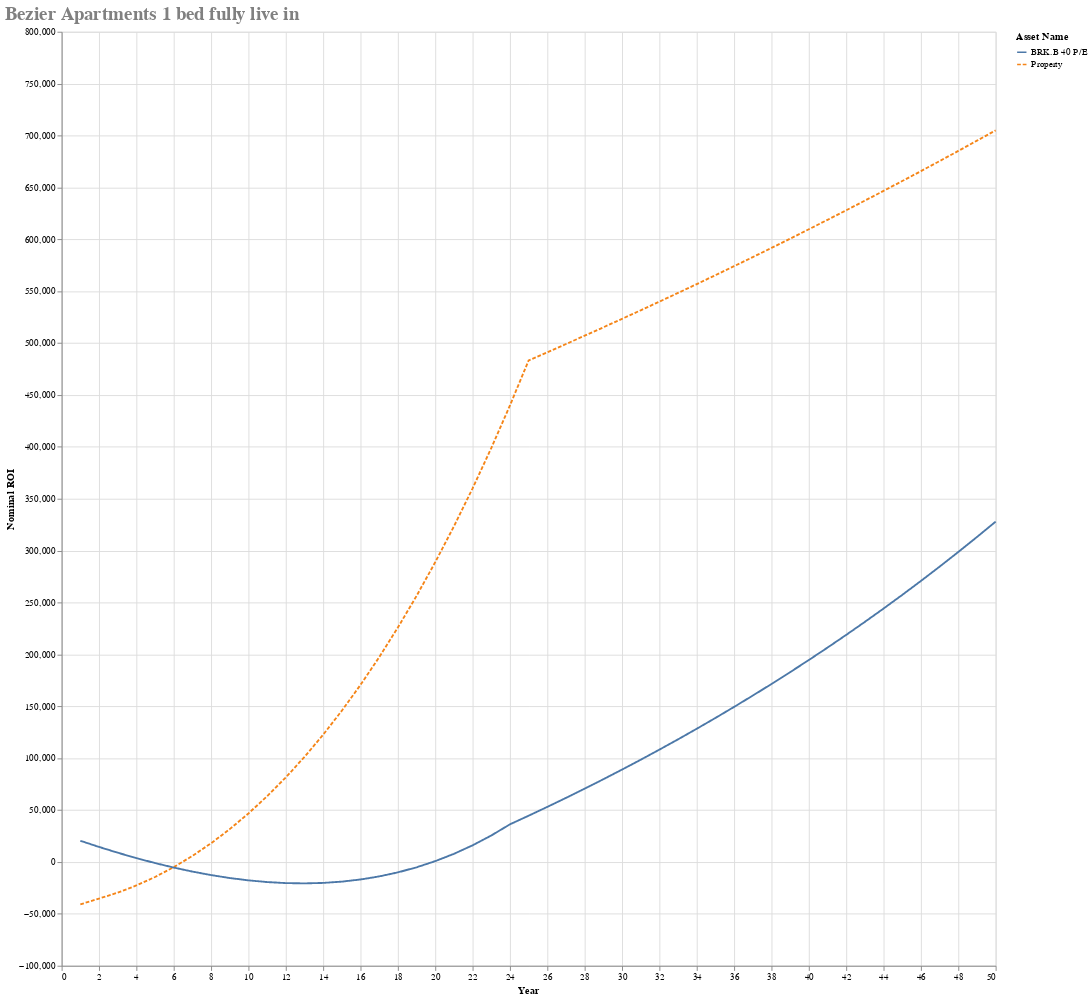

Notebook code for this chart:
### Code cell
# Even here I'd have to live in the property for 4 years for buying it to make sense vs renting it
property_price = 850000
#repayment_mortgage =  RepaymentMortgage(850000*0.75, 25, fixed_interest_rate,
#                             {1 * 12: 0.1, 2 * 12: 0.1, 3 * 12: 0.1, 4 * 12: 0.1, 5 * 12: 1})

repayment_mortgage =  RepaymentMortgage(property_price*0.75, 25, fixed_interest_rate)

asset_name = "Property"
asset_dictionary[asset_name] = LeaseholdProperty(False, property_price,
                                                                                       monthly_gross_rental=0,
                                                                                       rental_tax=0,
                                                                                       months_occupied_out_of_12=8,
                                                                                       agency_percentage=lixing_agency_percentage,
                                                                                       annual_service_charge=7 * 677,
                                                                                       annual_ground_rent=600,
                                                                                       mortgage = repayment_mortgage)
opportunity_cost_property = asset_dictionary[asset_name]
#opportunity_cost_property.will_you_live_in_this = False

yearly_principle_repayments = []
previous_year = opportunity_cost_property.mortgage.total_principle_paid(1)
yearly_principle_repayments.append(previous_year)
for year in range(2, 25):
    current_year = opportunity_cost_property.mortgage.total_principle_paid(year)
    yearly_principle_repayments.append(current_year - previous_year - cost_of_renting_alone*12)
    previous_year = current_year
#print(repayment_mortgage.payment_table)
print(yearly_principle_repayments)
asset_dictionary["BRK.B 40 P/E"] = HLStock(opportunity_cost_property.property_value*.25, stock_price_to_earnings, yearly_principle_repayments)
(headers, table, graph_source) = generateHeaderTableAndGraphSource()
alt.Chart(graph_source).mark_line().encode(x='Year', y='Nominal ROI', color='Asset Name', strokeDash='Asset Name'
    ).properties(width=1000, height=1000, title=f'Bezier Apartments 1 bed fully live in'
    ).configure_title(fontSize=20, font='Courier', anchor='start', color='gray')

### Figure 1 — Vega-Lite specification as saved in the notebook (floating-point values rounded to 4 significant figures)
{"config": {"view": {"continuousWidth": 300, "continuousHeight": 300}, "title": {"anchor": "start", "color": "gray", "font": "Courier", "fontSize": 20}}, "data": {"name": "data-f73ebb9b5bf1fc66586058177da5a718"}, "mark": {"type": "line"}, "encoding": {"color": {"field": "Asset Name", "type": "nominal"}, "strokeDash": {"field": "Asset Name", "type": "nominal"}, "x": {"field": "Year", "type": "quantitative"}, "y": {"field": "Nominal ROI", "type": "quantitative"}}, "height": 1000, "title": "Bezier Apartments 1 bed fully live in", "width": 1000, "$schema": "https://vega.github.io/schema/vega-lite/v6.1.0.json", "datasets": {"data-f73ebb9b5bf1fc66586058177da5a718": [{"Asset Name": "Property", "Year": 1, "Nominal ROI": -40860.0, "% ROI Year on Year": -0.1923, "% ROI": -0.1923, "Nominal Profit": -26140.0}, {"Asset Name": "Property", "Year": 2, "Nominal ROI": -35280.0, "% ROI Year on Year": -0.07982, "% ROI": 0.02629, "Nominal Profit": -19260.0}, {"Asset Name": "Property", "Year": 3, "Nominal ROI": -29570.0, "% ROI Year on Year": -0.04438, "% ROI": 0.02685, "Nominal Profit": -18700.0}, {"Asset Name": "Property", "Year": 4, "Nominal ROI": -22640.0, "% ROI Year on Year": -0.02563, "% ROI": 0.0326, "Nominal Profit": -18120.0}, {"Asset Name": "Property", "Year": 5, "Nominal ROI": -14460.0, "% ROI Year on Year": -0.01325, "% ROI": 0.03852, "Nominal Profit": -17520.0}, {"Asset Name": "Property", "Year": 6, "Nominal ROI": -4972.0, "% ROI Year on Year": -0.003862, "% ROI": 0.04463, "Nominal Profit": -16900.0}, {"Asset Name": "Property", "Year": 7, "Nominal ROI": 5849.0, "% ROI Year on Year": 0.003886, "% ROI": 0.05092, "Nominal Profit": -16260.0}, {"Asset Name": "Property", "Year": 8, "Nominal ROI": 18050.0, "% ROI Year on Year": 0.01024, "% ROI": 0.05741, "Nominal Profit": -15610.0}, {"Asset Name": "Property", "Year": 9, "Nominal ROI": 31670.0, "% ROI Year on Year": 0.01555, "% ROI": 0.0641, "Nominal Profit": -14930.0}, {"Asset Name": "Property", "Year": 10, "Nominal ROI": 46750.0, "% ROI Year on Year": 0.02009, "% ROI": 0.07099, "Nominal Profit": -14230.0}, {"Asset Name": "Property", "Year": 11, "Nominal ROI": 63350.0, "% ROI Year on Year": 0.024, "% ROI": 0.0781, "Nominal Profit": -13510.0}, {"Asset Name": "Property", "Year": 12, "Nominal ROI": 81500.0, "% ROI Year on Year": 0.02742, "% ROI": 0.08542, "Nominal Profit": -12760.0}, {"Asset Name": "Property", "Year": 13, "Nominal ROI": 101300.0, "% ROI Year on Year": 0.03043, "% ROI": 0.09298, "Nominal Profit": -12000.0}, {"Asset Name": "Property", "Year": 14, "Nominal ROI": 122700.0, "% ROI Year on Year": 0.03309, "% ROI": 0.1008, "Nominal Profit": -11200.0}, {"Asset Name": "Property", "Year": 15, "Nominal ROI": 145800.0, "% ROI Year on Year": 0.03544, "% ROI": 0.1088, "Nominal Profit": -10380.0}, {"Asset Name": "Property", "Year": 16, "Nominal ROI": 170700.0, "% ROI Year on Year": 0.03753, "% ROI": 0.1171, "Nominal Profit": -9541.0}, {"Asset Name": "Property", "Year": 17, "Nominal ROI": 197400.0, "% ROI Year on Year": 0.0394, "% ROI": 0.1256, "Nominal Profit": -8669.0}, {"Asset Name": "Property", "Year": 18, "Nominal ROI": 225900.0, "% ROI Year on Year": 0.04106, "% ROI": 0.1344, "Nominal Profit": -7770.0}, {"Asset Name": "Property", "Year": 19, "Nominal ROI": 256400.0, "% ROI Year on Year": 0.04254, "% ROI": 0.1435, "Nominal Profit": -6842.0}, {"Asset Name": "Property", "Year": 20, "Nominal ROI": 288900.0, "% ROI Year on Year": 0.04386, "% ROI": 0.1528, "Nominal Profit": -5885.0}, {"Asset Name": "Property", "Year": 21, "Nominal ROI": 323400.0, "% ROI Year on Year": 0.04503, "% ROI": 0.1625, "Nominal Profit": -4897.0}, {"Asset Name": "Property", "Year": 22, "Nominal ROI": 360100.0, "% ROI Year on Year": 0.04608, "% ROI": 0.1724, "Nominal Profit": -3878.0}, {"Asset Name": "Property", "Year": 23, "Nominal ROI": 398900.0, "% ROI Year on Year": 0.04702, "% ROI": 0.1827, "Nominal Profit": -2826.0}, {"Asset Name": "Property", "Year": 24, "Nominal ROI": 439900.0, "% ROI Year on Year": 0.04785, "% ROI": 0.1933, "Nominal Profit": -1740.0}, {"Asset Name": "Property", "Year": 25, "Nominal ROI": 483300.0, "% ROI Year on Year": 0.04859, "% ROI": 0.2042, "Nominal Profit": -620.1}, {"Asset Name": "Property", "Year": 26, "Nominal ROI": 491200.0, "% ROI Year on Year": 0.04713, "% ROI": 0.03693, "Nominal Profit": 0.0}, {"Asset Name": "Property", "Year": 27, "Nominal ROI": 499100.0, "% ROI Year on Year": 0.04578, "% ROI": 0.0373, "Nominal Profit": 0.0}, {"Asset Name": "Property", "Year": 28, "Nominal ROI": 507100.0, "% ROI Year on Year": 0.04453, "% ROI": 0.03768, "Nominal Profit": 0.0}, {"Asset Name": "Property", "Year": 29, "Nominal ROI": 515200.0, "% ROI Year on Year": 0.04336, "% ROI": 0.03805, "Nominal Profit": 0.0}, {"Asset Name": "Property", "Year": 30, "Nominal ROI": 523400.0, "% ROI Year on Year": 0.04227, "% ROI": 0.03843, "Nominal Profit": 0.0}, {"Asset Name": "Property", "Year": 31, "Nominal ROI": 531600.0, "% ROI Year on Year": 0.04126, "% ROI": 0.03882, "Nominal Profit": 0.0}, {"Asset Name": "Property", "Year": 32, "Nominal ROI": 539900.0, "% ROI Year on Year": 0.0403, "% ROI": 0.03921, "Nominal Profit": 0.0}, {"Asset Name": "Property", "Year": 33, "Nominal ROI": 548400.0, "% ROI Year on Year": 0.03941, "% ROI": 0.0396, "Nominal Profit": 0.0}, {"Asset Name": "Property", "Year": 34, "Nominal ROI": 556900.0, "% ROI Year on Year": 0.03857, "% ROI": 0.03999, "Nominal Profit": 0.0}, {"Asset Name": "Property", "Year": 35, "Nominal ROI": 565400.0, "% ROI Year on Year": 0.03777, "% ROI": 0.04039, "Nominal Profit": 0.0}, {"Asset Name": "Property", "Year": 36, "Nominal ROI": 574100.0, "% ROI Year on Year": 0.03702, "% ROI": 0.0408, "Nominal Profit": 0.0}, {"Asset Name": "Property", "Year": 37, "Nominal ROI": 582900.0, "% ROI Year on Year": 0.03632, "% ROI": 0.04121, "Nominal Profit": 0.0}, {"Asset Name": "Property", "Year": 38, "Nominal ROI": 591700.0, "% ROI Year on Year": 0.03564, "% ROI": 0.04162, "Nominal Profit": 0.0}, {"Asset Name": "Property", "Year": 39, "Nominal ROI": 600600.0, "% ROI Year on Year": 0.03501, "% ROI": 0.04203, "Nominal Profit": 0.0}, {"Asset Name": "Property", "Year": 40, "Nominal ROI": 609700.0, "% ROI Year on Year": 0.0344, "% ROI": 0.04245, "Nominal Profit": 0.0}, {"Asset Name": "Property", "Year": 41, "Nominal ROI": 618800.0, "% ROI Year on Year": 0.03383, "% ROI": 0.04288, "Nominal Profit": 0.0}, {"Asset Name": "Property", "Year": 42, "Nominal ROI": 628000.0, "% ROI Year on Year": 0.03328, "% ROI": 0.04331, "Nominal Profit": 0.0}, {"Asset Name": "Property", "Year": 43, "Nominal ROI": 637300.0, "% ROI Year on Year": 0.03276, "% ROI": 0.04374, "Nominal Profit": 0.0}, {"Asset Name": "Property", "Year": 44, "Nominal ROI": 646700.0, "% ROI Year on Year": 0.03226, "% ROI": 0.04418, "Nominal Profit": 0.0}, {"Asset Name": "Property", "Year": 45, "Nominal ROI": 656100.0, "% ROI Year on Year": 0.03178, "% ROI": 0.04462, "Nominal Profit": 0.0}, {"Asset Name": "Property", "Year": 46, "Nominal ROI": 665700.0, "% ROI Year on Year": 0.03133, "% ROI": 0.04507, "Nominal Profit": 0.0}, {"Asset Name": "Property", "Year": 47, "Nominal ROI": 675400.0, "% ROI Year on Year": 0.03089, "% ROI": 0.04552, "Nominal Profit": 0.0}, {"Asset Name": "Property", "Year": 48, "Nominal ROI": 685200.0, "% ROI Year on Year": 0.03047, "% ROI": 0.04597, "Nominal Profit": 0.0}, {"Asset Name": "Property", "Year": 49, "Nominal ROI": 695000.0, "% ROI Year on Year": 0.03007, "% ROI": 0.04643, "Nominal Profit": 0.0}, {"Asset Name": "Property", "Year": 50, "Nominal ROI": 705000.0, "% ROI Year on Year": 0.02969, "% ROI": 0.0469, "Nominal Profit": 0.0}, {"Asset Name": "BRK.B 40 P/E", "Year": 1, "Nominal ROI": 20430.0, "% ROI Year on Year": 0.09615, "% ROI": 0.09615, "Nominal Profit": 23120.0}, {"Asset Name": "BRK.B 40 P/E", "Year": 2, "Nominal ROI": 14510.0, "% ROI Year on Year": 0.03357, "% ROI": -0.02788, "Nominal Profit": -8070.0}, {"Asset Name": "BRK.B 40 P/E", "Year": 3, "Nominal ROI": 8936.0, "% ROI Year on Year": 0.01382, "% ROI": -0.02622, "Nominal Profit": -7740.0}, {"Asset Name": "BRK.B 40 P/E", "Year": 4, "Nominal ROI": 3743.0, "% ROI Year on Year": 0.004375, "% ROI": -0.02443, "Nominal Profit": -7382.0}, {"Asset Name": "BRK.B 40 P/E", "Year": 5, "Nominal ROI": -1040.0, "% ROI Year on Year": -0.0009769, "% ROI": -0.02251, "Nominal Profit": -6995.0}, {"Asset Name": "BRK.B 40 P/E", "Year": 6, "Nominal ROI": -5384.0, "% ROI Year on Year": -0.004179, "% ROI": -0.02044, "Nominal Profit": -6578.0}, {"Asset Name": "BRK.B 40 P/E", "Year": 7, "Nominal ROI": -9258.0, "% ROI Year on Year": -0.006111, "% ROI": -0.01823, "Nominal Profit": -6129.0}, {"Asset Name": "BRK.B 40 P/E", "Year": 8, "Nominal ROI": -12630.0, "% ROI Year on Year": -0.007241, "% ROI": -0.01586, "Nominal Profit": -5648.0}, {"Asset Name": "BRK.B 40 P/E", "Year": 9, "Nominal ROI": -15460.0, "% ROI Year on Year": -0.007832, "% ROI": -0.01332, "Nominal Profit": -5131.0}, {"Asset Name": "BRK.B 40 P/E", "Year": 10, "Nominal ROI": -17710.0, "% ROI Year on Year": -0.008038, "% ROI": -0.01061, "Nominal Profit": -4578.0}, {"Asset Name": "BRK.B 40 P/E", "Year": 11, "Nominal ROI": -19350.0, "% ROI Year on Year": -0.007955, "% ROI": -0.007719, "Nominal Profit": -3988.0}, {"Asset Name": "BRK.B 40 P/E", "Year": 12, "Nominal ROI": -20340.0, "% ROI Year on Year": -0.007646, "% ROI": -0.00464, "Nominal Profit": -3357.0}, {"Asset Name": "BRK.B 40 P/E", "Year": 13, "Nominal ROI": -20630.0, "% ROI Year on Year": -0.007152, "% ROI": -0.001363, "Nominal Profit": -2684.0}, {"Asset Name": "BRK.B 40 P/E", "Year": 14, "Nominal ROI": -20180.0, "% ROI Year on Year": -0.0065, "% ROI": 0.00212, "Nominal Profit": -1968.0}, {"Asset Name": "BRK.B 40 P/E", "Year": 15, "Nominal ROI": -18940.0, "% ROI Year on Year": -0.005708, "% ROI": 0.00582, "Nominal Profit": -1206.0}, {"Asset Name": "BRK.B 40 P/E", "Year": 16, "Nominal ROI": -16870.0, "% ROI Year on Year": -0.004786, "% ROI": 0.009746, "Nominal Profit": -396.0}, {"Asset Name": "BRK.B 40 P/E", "Year": 17, "Nominal ROI": -13910.0, "% ROI Year on Year": -0.003738, "% ROI": 0.01391, "Nominal Profit": 464.0}, {"Asset Name": "BRK.B 40 P/E", "Year": 18, "Nominal ROI": -10020.0, "% ROI Year on Year": -0.002563, "% ROI": 0.01832, "Nominal Profit": 1376.0}, {"Asset Name": "BRK.B 40 P/E", "Year": 19, "Nominal ROI": -5135.0, "% ROI Year on Year": -0.001257, "% ROI": 0.02299, "Nominal Profit": 2343.0}, {"Asset Name": "BRK.B 40 P/E", "Year": 20, "Nominal ROI": 800.0, "% ROI Year on Year": 0.0001879, "% ROI": 0.02793, "Nominal Profit": 3368.0}, {"Asset Name": "BRK.B 40 P/E", "Year": 21, "Nominal ROI": 7845.0, "% ROI Year on Year": 0.001728, "% ROI": 0.03315, "Nominal Profit": 4452.0}, {"Asset Name": "BRK.B 40 P/E", "Year": 22, "Nominal ROI": 16060.0, "% ROI Year on Year": 0.003318, "% ROI": 0.03867, "Nominal Profit": 5599.0}, {"Asset Name": "BRK.B 40 P/E", "Year": 23, "Nominal ROI": 25520.0, "% ROI Year on Year": 0.004943, "% ROI": 0.0445, "Nominal Profit": 6810.0}, {"Asset Name": "BRK.B 40 P/E", "Year": 24, "Nominal ROI": 36280.0, "% ROI Year on Year": 0.006589, "% ROI": 0.05064, "Nominal Profit": 8090.0}, {"Asset Name": "BRK.B 40 P/E", "Year": 25, "Nominal ROI": 44590.0, "% ROI Year on Year": 0.007648, "% ROI": 0.03909, "Nominal Profit": 5608.0}, {"Asset Name": "BRK.B 40 P/E", "Year": 26, "Nominal ROI": 53080.0, "% ROI Year on Year": 0.008613, "% ROI": 0.03997, "Nominal Profit": 5768.0}, {"Asset Name": "BRK.B 40 P/E", "Year": 27, "Nominal ROI": 61760.0, "% ROI Year on Year": 0.009495, "% ROI": 0.04087, "Nominal Profit": 5933.0}, {"Asset Name": "BRK.B 40 P/E", "Year": 28, "Nominal ROI": 70650.0, "% ROI Year on Year": 0.0103, "% ROI": 0.0418, "Nominal Profit": 6103.0}, {"Asset Name": "BRK.B 40 P/E", "Year": 29, "Nominal ROI": 79730.0, "% ROI Year on Year": 0.01105, "% ROI": 0.04275, "Nominal Profit": 6277.0}, {"Asset Name": "BRK.B 40 P/E", "Year": 30, "Nominal ROI": 89020.0, "% ROI Year on Year": 0.01173, "% ROI": 0.04373, "Nominal Profit": 6456.0}, {"Asset Name": "BRK.B 40 P/E", "Year": 31, "Nominal ROI": 98530.0, "% ROI Year on Year": 0.01236, "% ROI": 0.04473, "Nominal Profit": 6641.0}, {"Asset Name": "BRK.B 40 P/E", "Year": 32, "Nominal ROI": 108300.0, "% ROI Year on Year": 0.01295, "% ROI": 0.04576, "Nominal Profit": 6830.0}, {"Asset Name": "BRK.B 40 P/E", "Year": 33, "Nominal ROI": 118200.0, "% ROI Year on Year": 0.01349, "% ROI": 0.04681, "Nominal Profit": 7026.0}, {"Asset Name": "BRK.B 40 P/E", "Year": 34, "Nominal ROI": 128400.0, "% ROI Year on Year": 0.014, "% ROI": 0.04789, "Nominal Profit": 7226.0}, {"Asset Name": "BRK.B 40 P/E", "Year": 35, "Nominal ROI": 138800.0, "% ROI Year on Year": 0.01447, "% ROI": 0.049, "Nominal Profit": 7433.0}, {"Asset Name": "BRK.B 40 P/E", "Year": 36, "Nominal ROI": 149400.0, "% ROI Year on Year": 0.0149, "% ROI": 0.05014, "Nominal Profit": 7645.0}, {"Asset Name": "BRK.B 40 P/E", "Year": 37, "Nominal ROI": 160300.0, "% ROI Year on Year": 0.01531, "% ROI": 0.05131, "Nominal Profit": 7864.0}, {"Asset Name": "BRK.B 40 P/E", "Year": 38, "Nominal ROI": 171500.0, "% ROI Year on Year": 0.01569, "% ROI": 0.05251, "Nominal Profit": 8088.0}, {"Asset Name": "BRK.B 40 P/E", "Year": 39, "Nominal ROI": 182900.0, "% ROI Year on Year": 0.01605, "% ROI": 0.05375, "Nominal Profit": 8319.0}, {"Asset Name": "BRK.B 40 P/E", "Year": 40, "Nominal ROI": 194600.0, "% ROI Year on Year": 0.01639, "% ROI": 0.05501, "Nominal Profit": 8557.0}, {"Asset Name": "BRK.B 40 P/E", "Year": 41, "Nominal ROI": 206600.0, "% ROI Year on Year": 0.0167, "% ROI": 0.05631, "Nominal Profit": 8802.0}, {"Asset Name": "BRK.B 40 P/E", "Year": 42, "Nominal ROI": 218800.0, "% ROI Year on Year": 0.017, "% ROI": 0.05764, "Nominal Profit": 9053.0}, {"Asset Name": "BRK.B 40 P/E", "Year": 43, "Nominal ROI": 231400.0, "% ROI Year on Year": 0.01728, "% ROI": 0.05901, "Nominal Profit": 9312.0}, {"Asset Name": "BRK.B 40 P/E", "Year": 44, "Nominal ROI": 244200.0, "% ROI Year on Year": 0.01754, "% ROI": 0.06041, "Nominal Profit": 9578.0}, {"Asset Name": "BRK.B 40 P/E", "Year": 45, "Nominal ROI": 257400.0, "% ROI Year on Year": 0.01779, "% ROI": 0.06185, "Nominal Profit": 9851.0}, {"Asset Name": "BRK.B 40 P/E", "Year": 46, "Nominal ROI": 270800.0, "% ROI Year on Year": 0.01802, "% ROI": 0.06333, "Nominal Profit": 10130.0}, {"Asset Name": "BRK.B 40 P/E", "Year": 47, "Nominal ROI": 284600.0, "% ROI Year on Year": 0.01825, "% ROI": 0.06485, "Nominal Profit": 10420.0}, {"Asset Name": "BRK.B 40 P/E", "Year": 48, "Nominal ROI": 298700.0, "% ROI Year on Year": 0.01846, "% ROI": 0.06641, "Nominal Profit": 10720.0}, {"Asset Name": "BRK.B 40 P/E", "Year": 49, "Nominal ROI": 313200.0, "% ROI Year on Year": 0.01866, "% ROI": 0.06801, "Nominal Profit": 11030.0}, {"Asset Name": "BRK.B 40 P/E", "Year": 50, "Nominal ROI": 328000.0, "% ROI Year on Year": 0.01884, "% ROI": 0.06965, "Nominal Profit": 11340.0}]}}
